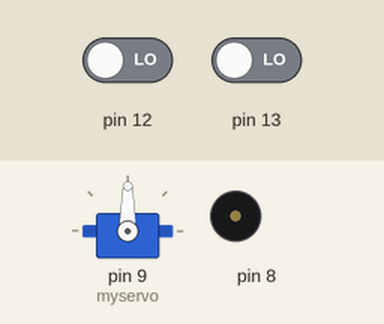
A sketch run on a simulated Arduino Uno, built with avr-gcc and run on an emulated ATmega328P. Shown: servo, buzzer (waves = sounding). The test bench sets the inputs (shaded band); at power-on: pin 12 LOW, pin 13 LOW.

Above: at 1.2 s.
1.3 s: pin 12 driven HIGH
At 1.87 s:
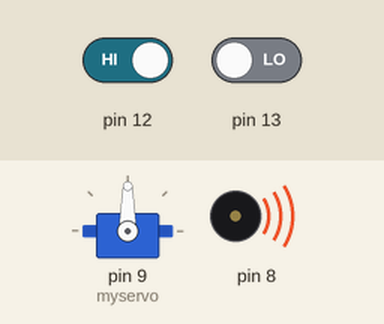
7.3 s: pin 12 driven LOW
At 7.82 s:
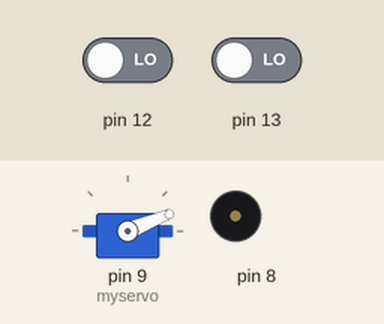
10.3 s: pin 13 driven HIGH
At 10.87 s:
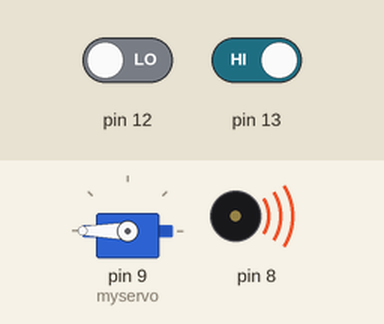
Timing chart, 0 to 19.3 s (numbered marks = the images above; inputs shaded):
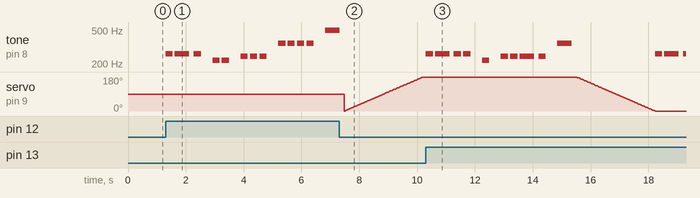

Measured:
- after the input at 1.3 s, tone on pin 8: plays 262 Hz for 0.25 s, 262 Hz for 0.50 s, 262 Hz for 0.25 s, 220 Hz for 0.25 s, 220 Hz for 0.25 s, 247 Hz for 0.25 s … (13 notes in this stretch), starting at once
- after the input at 10.3 s, tone on pin 8: plays 262 Hz for 0.25 s, 262 Hz for 0.50 s, 262 Hz for 0.25 s, 262 Hz for 0.25 s, 220 Hz for 0.25 s, 247 Hz for 0.25 s … (13 notes in this stretch), starting at once; servo on pin 9 (myservo): moves from 180° to 0° over 2.7 s, starting after 5.2 s

The sketch:

feb25Finalized.ino
```cpp
#include "pitches.h"
#include <Servo.h>
Servo myservo;
int pos = 0;
int melody[] = {
  NOTE_C4, NOTE_C4, NOTE_C4, 0, NOTE_A3, NOTE_A3, 0, NOTE_B3, NOTE_B3, NOTE_B3, 0, NOTE_F4, NOTE_F4, NOTE_F4, NOTE_F4, 0, NOTE_B4,
  NOTE_C4, NOTE_C4, NOTE_C4,NOTE_C4, 0, NOTE_A3, 0, NOTE_B3, NOTE_B3, NOTE_B3,NOTE_B3, 0, NOTE_F4
};
int noteDurations[] = {
  8, 4, 8, 8, 8, 8, 8, 8, 8, 8, 8, 8, 8, 8, 8, 8, 4,
  8,4,8,8,8,8,8,8,8,4,8,8,4
};
int potpin = 0;
int val;


void setup() {
  pinMode (12, INPUT);
  pinMode (13,INPUT);
  myservo.attach(9);

}

void loop() {
  int buttonState = digitalRead (12);
  int blueButtonState = digitalRead (13);
  if (buttonState == 1) {
    for (int thisNote = 0; thisNote < 17; thisNote++) {// I didn't count the 0 note
      int noteDuration = 2000 / noteDurations[thisNote];
      tone(8, melody[thisNote], noteDuration);
      int pauseBetweenNotes = noteDuration * 1.30;
      delay(pauseBetweenNotes);
      noTone(8);
    }

    for (pos = 0; pos <= 180; pos += 1) { // goes from 0 degrees to 180 degrees
      // in steps of 1 degree
      myservo.write(pos);              // tell servo to go to position in variable 'pos'
      delay(15);
    }                      // waits 15ms for the servo to reach the position

  }

  if (blueButtonState == 1) {
    for (int thisNote = 17; thisNote < 30; thisNote++) {// I didn't count the 0 note
      int noteDuration = 2000 / noteDurations[thisNote];
      tone(8, melody[thisNote], noteDuration);
      int pauseBetweenNotes = noteDuration * 1.30;
      delay(pauseBetweenNotes);
      noTone(8);}

       for (pos = 180; pos >= 0; pos -= 1) { // goes from 0 degrees to 180 degrees
      // in steps of 1 degree
      myservo.write(pos);              // tell servo to go to position in variable 'pos'
      delay(15);
    }

  }

}
```
